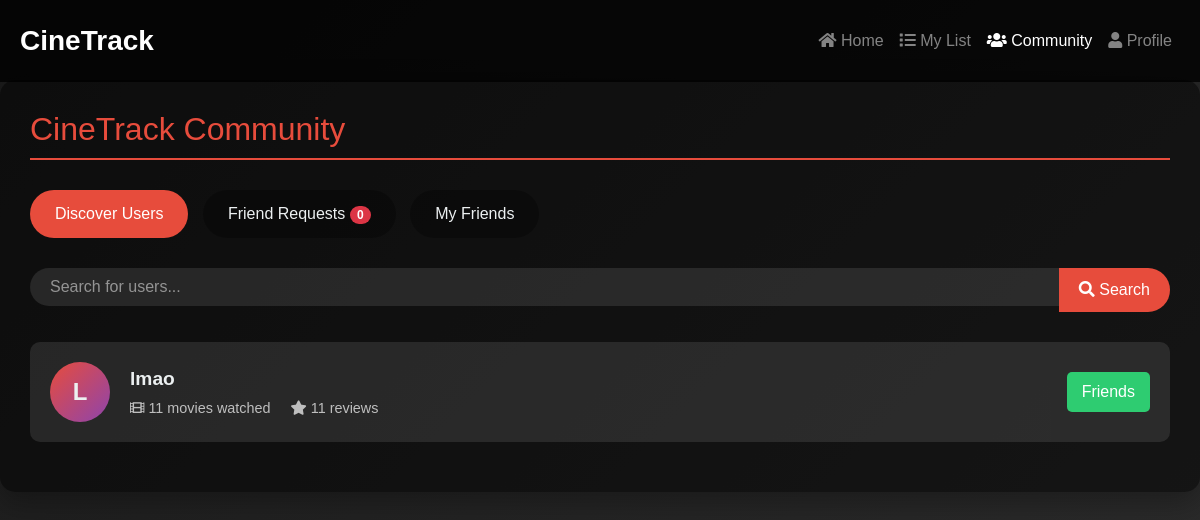
Screenshot of /community (signed in) with the database file from the repository.
### MRS15/models.py (models this page shows)
class User(db.Model):
    id = db.Column(db.Integer, primary_key=True)
    username = db.Column(db.String(150), unique=True, nullable=False)
    password = db.Column(db.String(150), nullable=False)
    favorite_genre = db.Column(db.String(150), nullable=True)
    favorite_movies = db.Column(db.String(150), nullable=True)
    sent_requests = db.relationship('FriendRequest', foreign_keys='FriendRequest.sender_id', backref='sender', lazy='dynamic')
    received_requests = db.relationship('FriendRequest', foreign_keys='FriendRequest.receiver_id', backref='receiver', lazy='dynamic')
    friends = db.relationship('Friendship', primaryjoin='or_(User.id==Friendship.user_id1, User.id==Friendship.user_id2)', lazy='dynamic')
    watched_movies = db.relationship('WatchedMovie', backref='user', lazy='dynamic')
    wishlist = db.relationship('WishlistMovie', backref='user', lazy='dynamic')
    last_online = db.Column(db.DateTime, default=db.func.current_timestamp())

### MRS15/routes.py (the view)
@main.route('/community', methods=['GET', 'POST'])
def community():
    if 'user_id' not in session:
        flash('Please log in to manage your friends.', 'danger')
        return redirect(url_for('main.login'))
    user = User.query.get(session['user_id'])
    incoming_requests = user.received_requests.all()
    sent_requests = [req.receiver_id for req in user.sent_requests.all()]
    friends = [friendship.user_id1 if friendship.user_id1 != user.id else friendship.user_id2 for friendship in user.friends.all()]
    if request.method == 'POST':
        search_query = request.form['search_query']
        users = User.query.filter(User.username.contains(search_query), User.id != user.id).limit(10).all()
        return render_template('community.html', users=users, incoming_requests=incoming_requests, sent_requests=sent_requests, friends=friends, User=User)
    users = User.query.filter(User.id != user.id).limit(10).all()
    return render_template('community.html', users=users, incoming_requests=incoming_requests, sent_requests=sent_requests, friends=friends, User=User)

### MRS15/templates/community.html (shortened to what this page needs)
<!DOCTYPE html>
<html lang="en">
<head>
    <link rel="stylesheet" href="https://stackpath.bootstrapcdn.com/bootstrap/4.5.2/css/bootstrap.min.css">
    <link rel="stylesheet" href="https://cdnjs.cloudflare.com/ajax/libs/font-awesome/5.15.1/css/all.min.css">
</head>
<body>
    <nav class="navbar navbar-expand-lg navbar-dark">
        <a class="navbar-brand" href="/">CineTrack</a>
        <div class="collapse navbar-collapse" id="navbarNav">
            <ul class="navbar-nav ml-auto">
                <li class="nav-item">
                    <a class="nav-link" href="/"><i class="fas fa-home"></i> Home</a>
                </li>
                <li class="nav-item">
                    <a class="nav-link" href="/mylist"><i class="fas fa-list"></i> My List</a>
                </li>
                <li class="nav-item active">
                    <a class="nav-link" href="/community"><i class="fas fa-users"></i> Community</a>
                </li>
                <li class="nav-item">
                    <a class="nav-link" href="/profile"><i class="fas fa-user"></i> Profile</a>
                </li>
            </ul>
        </div>
    </nav>
    <div class="community-container">
        <h1 class="section-title">CineTrack Community</h1>
        <div class="tabs-container">
            <button class="tab-button active" data-tab="discover">Discover Users</button>
            <button class="tab-button" data-tab="requests">Friend Requests <span class="badge badge-pill badge-danger">{{ incoming_requests|length }}</span></button>
            <button class="tab-button" data-tab="friends">My Friends</button>
        </div>
        <div id="discover" class="tab-content active">
            <form class="search-form" method="POST">
                <div class="input-group">
                    <input type="text" class="form-control search-input" placeholder="Search for users..." name="search_query">
                    <div class="input-group-append">
                        <button class="btn search-btn" type="submit"><i class="fas fa-search"></i> Search</button>
                    </div>
                </div>
            </form>
            <div class="user-list">
                {% if users %}
                    {% for user in users %}
                        <div class="user-card">
                            <div class="user-avatar">
                                {{ user.username[0] | upper }}
                            </div>
                            <div class="user-info">
                                <div class="user-name">{{ user.username }}</div>
                                <div class="user-stats">
                                    <span><i class="fas fa-film"></i> {{ user.watched_movies.count() }} movies watched</span>
                                    <span class="ml-3"><i class="fas fa-star"></i> {{ user.comments | length }} reviews</span>
                                </div>
                            </div>
                            <div class="ml-auto">
                                {% if user.id in friends %}
                                    <button class="friend-action-btn friends" disabled>Friends</button>
                                {% elif user.id in sent_requests %}
                                    <button class="friend-action-btn pending" disabled>Request Sent</button>
                                {% elif user.id in incoming_requests %}
                                    <form action="{{ url_for('main.accept_friend_request', request_id=user.id) }}" method="POST" style="display: inline;">
                                        <button type="submit" class="friend-action-btn accept">Accept Request</button>
                                    </form>
                                {% else %}
                                    <form action="{{ url_for('main.send_friend_request', receiver_id=user.id) }}" method="POST" style="display: inline;">
                                        <button type="submit" class="friend-action-btn">Add Friend</button>
                                    </form>
                                {% endif %}
                            </div>
                        </div>
                    {% endfor %}
                {% else %}
                    <div class="empty-state">
                        <i class="fas fa-users"></i>
                        <p>No users found. Try searching for someone!</p>
                    </div>
                {% endif %}
            </div>
        </div>
    </div>
</body>
</html>

### MRS15/templates/community.html (style rules this page uses)
:root { --primary-color: #e74c3c; --secondary-color: #2c3e50; --text-color: #ecf0f1; --background-dark: #1a1a1a; --background-light: #2d2d2d; }
body { background: linear-gradient(135deg, var(--background-dark), var(--background-light)); color: var(--text-color); font-family: 'Montserrat', sans-serif; min-height: 100vh; }
.navbar { background-color: rgba(0, 0, 0, 0.8); padding: 15px 20px; position: fixed; width: 100%; top: 0; z-index: 1000; }
.navbar-brand { color: var(--primary-color); font-size: 28px; font-weight: bold; }
.community-container { max-width: 1200px; margin: 80px auto 30px; padding: 30px; background: rgba(0, 0, 0, 0.5); border-radius: 15px; box-shadow: 0 10px 30px rgba(0, 0, 0, 0.3); }
.section-title { font-size: 2rem; margin-bottom: 30px; color: var(--primary-color); border-bottom: 2px solid var(--primary-color); padding-bottom: 10px; }
.search-form { margin-bottom: 30px; }
.search-input { background: rgba(255, 255, 255, 0.1); border: none; border-radius: 25px; padding: 10px 20px; color: var(--text-color); }
.search-input::placeholder { color: rgba(255, 255, 255, 0.5); }
.search-btn { background: var(--primary-color); color: white; border: none; border-radius: 25px; padding: 10px 20px; transition: all 0.3s ease; }
.tabs-container { margin-bottom: 30px; }
.tab-button { background: rgba(0, 0, 0, 0.3); border: none; color: var(--text-color); padding: 12px 25px; margin-right: 10px; border-radius: 30px; cursor: pointer; transition: all 0.3s ease; font-size: 16px; }
.tab-button.active { background: var(--primary-color); color: white; }
.tab-content { display: none; animation: fadeIn 0.5s ease-out; }
.tab-content.active { display: block; }
.user-card { background: rgba(255, 255, 255, 0.1); border-radius: 10px; padding: 20px; margin-bottom: 20px; transition: all 0.3s ease; animation: fadeIn 0.5s ease-out; display: flex; align-items: center; }
.user-avatar { width: 60px; height: 60px; border-radius: 50%; background: linear-gradient(135deg, #e74c3c, #8e44ad); display: flex; align-items: center; justify-content: center; font-size: 24px; font-weight: bold; margin-right: 20px; }
.user-info { flex-grow: 1; }
.user-name { font-size: 1.2rem; font-weight: bold; margin-bottom: 5px; }
.user-stats { font-size: 0.9rem; color: rgba(255, 255, 255, 0.7); }
.friend-action-btn { background: var(--primary-color); color: white; border: none; border-radius: 5px; padding: 8px 15px; transition: all 0.3s ease; }
.friend-action-btn.friends { background: #2ecc71; }
.user-card:nth-child(1) { animation-delay: 0.1s; }

### rows the page displays
User: username "L", username "lmao", watched_movies.count "11", comments|length "11", shows "Friends"

### other values shown
{{ incoming_requests|length }} "0"
